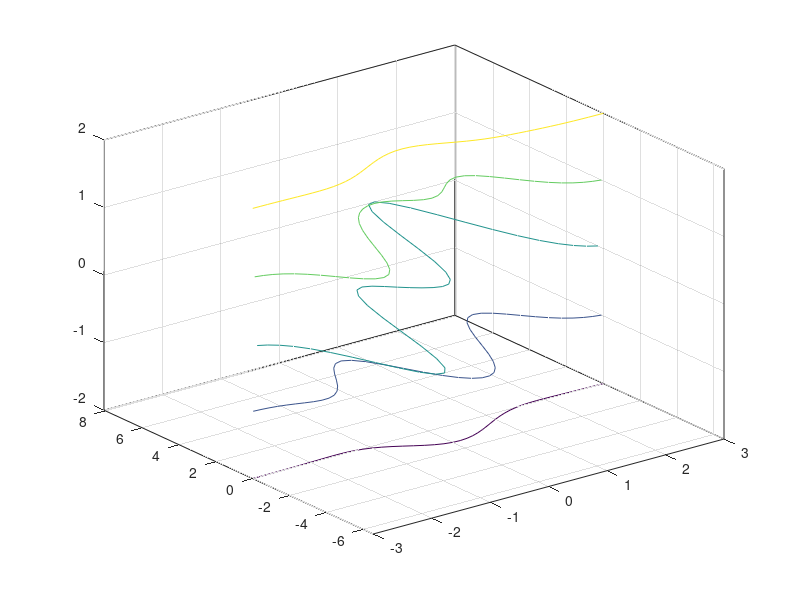

Write MATLAB code to recreate this figure.
function result = test_contour_005
result = false;
a = figure;
[Z,x,y] = peaks;
contour3(x,y,Z,5);
drawnow;
close(a);
result = true;
